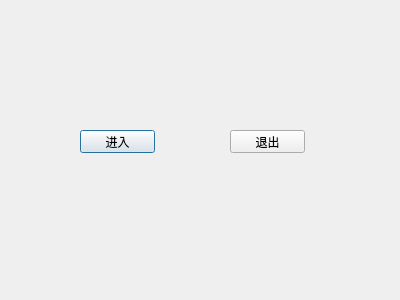
<?xml version="1.0" encoding="UTF-8"?>
<ui version="4.0">
 <class>Dialog</class>
 <widget class="QDialog" name="Dialog">
  <property name="geometry">
   <rect>
    <x>0</x>
    <y>0</y>
    <width>400</width>
    <height>300</height>
   </rect>
  </property>
  <property name="windowTitle">
   <string>Dialog</string>
  </property>
  <widget class="QPushButton" name="pushButton">
   <property name="geometry">
    <rect>
     <x>80</x>
     <y>130</y>
     <width>75</width>
     <height>23</height>
    </rect>
   </property>
   <property name="text">
    <string>进入</string>
   </property>
  </widget>
  <widget class="QPushButton" name="pushButton_2">
   <property name="geometry">
    <rect>
     <x>230</x>
     <y>130</y>
     <width>75</width>
     <height>23</height>
    </rect>
   </property>
   <property name="text">
    <string>退出</string>
   </property>
  </widget>
 </widget>
 <resources/>
 <connections>
  <connection>
   <sender>pushButton_2</sender>
   <signal>clicked()</signal>
   <receiver>Dialog</receiver>
   <slot>close()</slot>
   <hints>
    <hint type="sourcelabel">
     <x>257</x>
     <y>145</y>
    </hint>
    <hint type="destinationlabel">
     <x>234</x>
     <y>229</y>
    </hint>
   </hints>
  </connection>
 </connections>
</ui>
